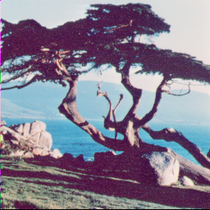
#> input picture DIP_LAB/Dataset/misc/4.1.06.tiff, 210 x 210 px, shrunk from 256 x 256 before the run, found by its file name
$ python lab.py
#> lines starting #> are read from the running program, lines starting #| are printed output that depends on the picture; long printed decimals are rounded

import skimage.io as io
import skimage.data as data
import matplotlib.pyplot as plt
import numpy as np

#img1 = data.astronaut()
#img2 = data.coffee()
img1 =io.imread("D://Fourth Year First Semester//DIP Lab//DIP_Python//Dataset//misc//4.1.06.tiff")
#> img1 is the input picture: shape (210, 210, 3); mean R, G, B 132.2, 124.9, 143.3
img2 =io.imread("D://Fourth Year First Semester//DIP Lab//DIP_Python//Dataset//misc//5.3.01.tiff")
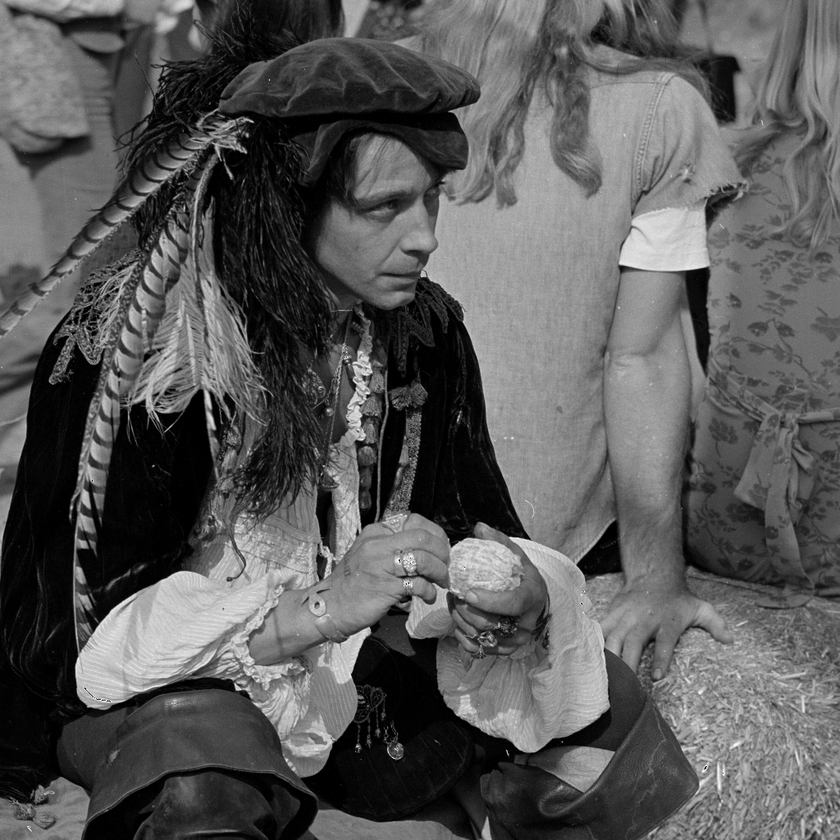
#> input picture DIP_LAB/Dataset/misc/5.3.01.tiff, 840 x 840 px, shrunk from 1024 x 1024 before the run, found by its file name
#> img2 is the input picture: shape (840, 840); min 0, max 255, mean 89

#print(type(img))

plt.subplot(1,2,1)
io.imshow(img1)
print(img1.min())
#| 1
print(img1.max())
#| 249
print(img1.mean())
#| 133.474
print(np.median(img1))
#| 129.0
print(np.average(img1))
#| 133.474
print(np.mean(img1))
#| 133.474
print(np.std(img1))
#| 66.273
print(np.var(img1))
#| 4392.071
plt.subplot(1,2,2)
io.imshow(img2)
io.show()
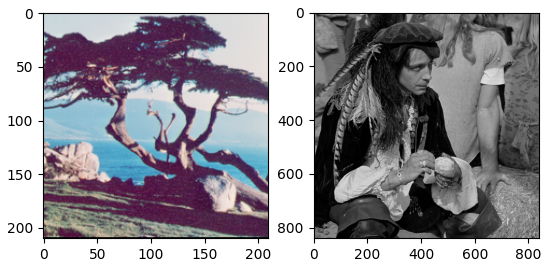
#> figure drawn by matplotlib, 2 panels
